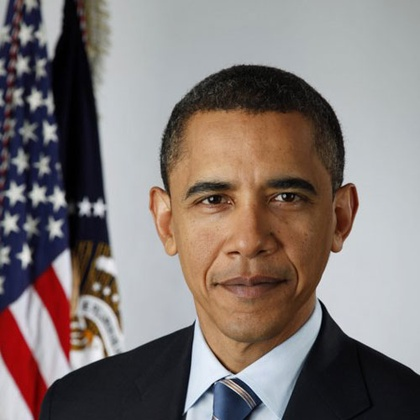
%> input picture obama.jpg, 420 x 420 px, shrunk from 500 x 500 before the run, given in place of obama.jpeg, which was not available
$ octave --eval "result = ajuste_de_cores;"   (GNU Octave 9; MATLAB toolbox functions it lacks are replaced by stand-ins)
%> lines starting %> are read from the running program, lines starting %| are printed output that depends on the picture; pictures that were not available may be replaced by others from this repository, and a replacement may not be noted
### filtragem_bilateral.m
function [resultado]= filtragem_bilateral(ImagemMonocromatica, janela, sigma_r, sigma_d)

% inicializando a imagem que irá conter a saída
[h w] = size(ImagemMonocromatica);
resultado = zeros(size(ImagemMonocromatica));

% obtendo a distância de cada ponto do centro de uma janela JxJ. Essa
% distância é que irá definir os pesos de cada posição do filtro quando
% estamos considerando a distância entre eles.
[x y] = meshgrid(-janela:janela, -janela:janela);

% a gaussiana abaixo calcula para cada pixel da janela qual que deve ser o
% seu peso quando estamos considerando a distância entre ele e o pixel
% central, que será o filtrado. Perceba que estes pesos serão os mesmos
% independente da posição da imagem que sobrepõe o pixel central, por isso,
% é necessário calcular estes valores apenas uma vez.
filtro_pesos_distancia = exp(-(x.^2+y.^2)/(2*sigma_d^2));

% para cada pixel...
for i=1:h
    for j=1:w

        % Definimos dentro da imagem, em relação ao pixel sendo avaliado
        % quais são os pixels pertencentes à janela que o circundam.
        % Perceba que para pixels na borda, a janela obtida pode ser menor
        % do que o definido. Isso, porque, por exemplo, para um pixel na
        % posição (2,3), teremos imin = 1 e imax = 11 para janela indo de
        % -9 até 9. Perceba que deveríamos ter uma janela 18x18, mas ela
        % está menor pois o pixel está muito na borda para que a janela
        % possa sobrepo-lo sem deixar o espaço da imagem.
        imin = max(i-janela,1);
        imax = min(i+janela,h);
        jmin = max(j-janela,1);
        jmax = min(j+janela,w);
        janela_imagem = ImagemMonocromatica(imin:imax,jmin:jmax);

        % Esta é a construção do filtro que considera o peso dos pixels
        % vizinhos ao central com base na instensidade destes pixels quando
        % elas são comparadas com a do pixel sendo filtrado. É uma
        % Gaussiana também.
        filtro_pesos_intensidades = exp(-(janela_imagem-ImagemMonocromatica(i,j)).^2/(2*sigma_r^2));

        % O filtro final será uma combinação dos pesos obtidos nos dois
        % filtros já calculados.
        filtro_bilateral = filtro_pesos_intensidades.*filtro_pesos_distancia((imin:imax)-i+janela+1,(jmin:jmax)-j+janela+1);

        % usado para normalizar o resultado
        divisor = sum(filtro_bilateral(:));

        % Aplicando o filtro de acordo com a equação. Aplicamos o filtro
        % para a janela da imagem em questão. Essa filtragem se dá elemento
        % por elementos por meio da multiplicação. Usamos sum of sum porque
        % ele soma primeiro todas as colunas e depois todas as linhas.
        resultado(i,j)=sum(sum(filtro_bilateral.*janela_imagem))/divisor;
    end
end

end

% REFERENCIAS
% https://github.com/GKalliatakis/Bilateral-Filtering/blob/master/bilateral_each_channel.m
% https://en.wikipedia.org/wiki/Bilateral_filter
% https://www.csie.ntu.edu.tw/~cyy/courses/vfx/10spring/lectures/handouts/lec14_bilateral_4up.pdf

### ajuste_de_cores.m
function [resultado]= ajuste_de_cores()

% recuperando a imagem orignal
figure(1);
ImagemOriginal = double(imread('obama.jpeg'));
imshow(uint8(ImagemOriginal));
title('Imagem Original');

% ajustando a imagem e separando os canais para filtragem bilateral
ImagemOriginal = ImagemOriginal/255;
red = ImagemOriginal(:,:,1);
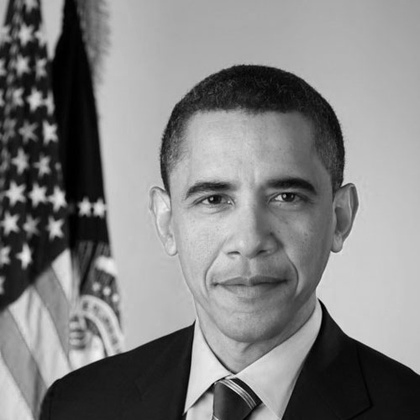
%> red: size 420x420 double; min 0, max 0.957, mean 0.506
green = ImagemOriginal(:,:,2);
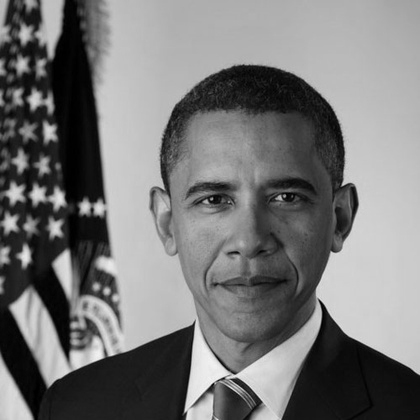
%> green: size 420x420 double; min 0, max 0.965, mean 0.466
blue = ImagemOriginal(:,:,3);
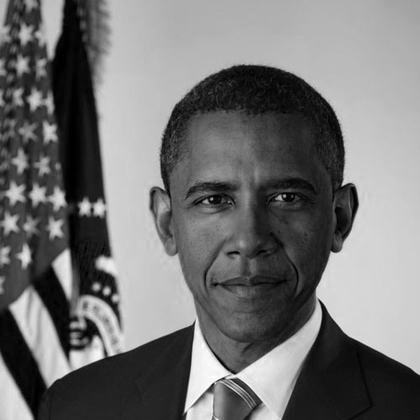
%> blue: size 420x420 double; min 0, max 1, mean 0.454
ImagemFiltrada = zeros(size(ImagemOriginal));
[ImagemFiltrada(:,:,1)] = filtragem_bilateral(red,12,30,2);
%> after the loop in filtragem_bilateral, `for i=1:h`:
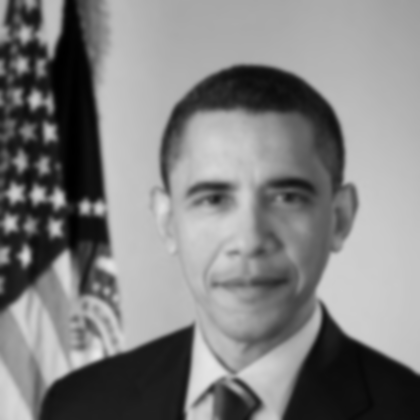
%> resultado: size 420x420 double; min 0.00117, max 0.919, mean 0.506
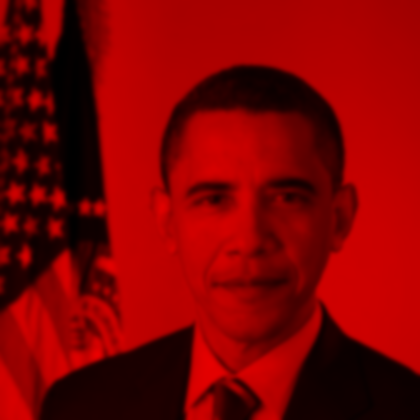
%> ImagemFiltrada: size 420x420x3 double; mean R, G, B 0.506, 0, 0
[ImagemFiltrada(:,:,2)] = filtragem_bilateral(green,12,30,2);
[ImagemFiltrada(:,:,3)] = filtragem_bilateral(blue,12,30,2);

% arrumando os níveis de intensidade para que eles não fiquem entre 0 e 1
ImagemFiltrada = ImagemFiltrada*255;
figure(2);
imshow(uint8(ImagemFiltrada));
title('Imagem Filtrada');

% pegando o resultado da filtragem bilateral e aplicando sobre ele um
% filtro de mediana e uma operação de quantização
ImagemQuantizada = mediana_e_quantizacao(ImagemFiltrada, 35, 7);

% imprimindo na tela o resultado final do ajuste de cores para imagem
% com efeito cartoon
figure(3);
imshow(ImagemQuantizada);
title('Imagem Quantizada');

end
%> (the run ends here)
